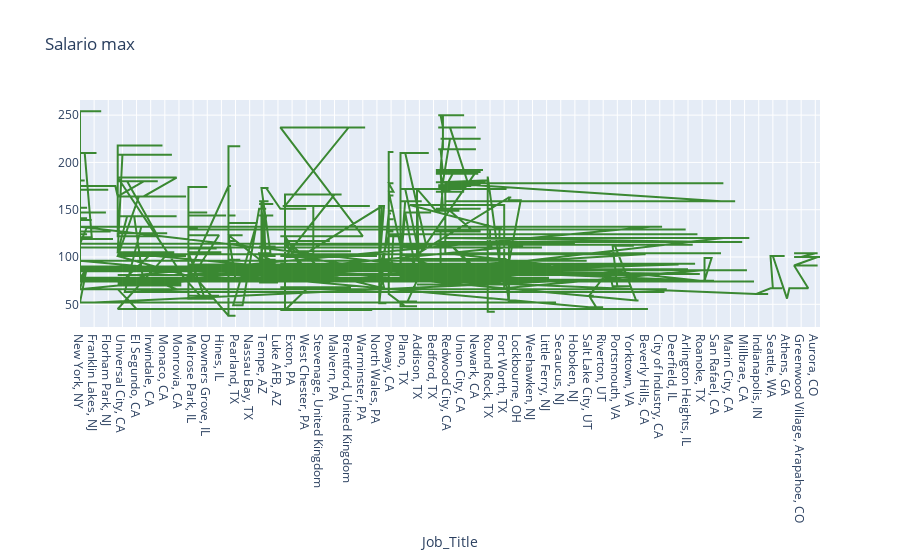

Notebook source saved alongside this figure:
### Code cell
# prepare data frame
df__ = df.iloc[:10,:]

import plotly.graph_objs as go

trace1 = go.Scatter(
    x = df["Location"],
    y = df["max_salary"],
    name = "max_salary",
    mode = "lines",
    marker = dict(color = 'rgba(16, 112, 2, 0.8)'),
    text = df["Job_Title"]
)

data = [trace1] #lista
layout = dict(title = "Salario max ",
xaxis = dict(title="Job_Title", ticklen = 10))

fig = go.Figure(data = data, layout = layout)

iplot(fig)

### Figure 1 — Plotly figure (JSON) as saved in the notebook; plotly's stock layout.template omitted (floating-point values rounded to 4 significant figures; data arrays with more than 128 entries replaced by an {"elided": "..."} marker saying what was removed)
{"data": [{"marker": {"color": "rgba(16, 112, 2, 0.8)"}, "mode": "lines", "name": "max_salary", "text": {"elided": "6160 str values"}, "type": "scatter", "x": {"elided": "6160 str values"}, "y": {"elided": "6160 int values"}}], "layout": {"title": {"text": "Salario max "}, "xaxis": {"ticklen": 10, "title": {"text": "Job_Title"}}}}
